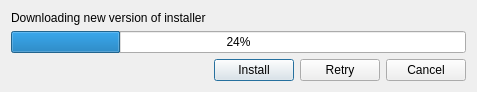
<?xml version="1.0" encoding="UTF-8"?>
<ui version="4.0">
 <class>UpdateDialog</class>
 <widget class="QDialog" name="UpdateDialog">
  <property name="geometry">
   <rect>
    <x>0</x>
    <y>0</y>
    <width>477</width>
    <height>89</height>
   </rect>
  </property>
  <property name="windowTitle">
   <string>Download</string>
  </property>
  <layout class="QVBoxLayout" name="verticalLayout">
   <item>
    <widget class="QLabel" name="label">
     <property name="text">
      <string>Downloading new version of installer</string>
     </property>
    </widget>
   </item>
   <item>
    <widget class="QProgressBar" name="progressBar">
     <property name="value">
      <number>24</number>
     </property>
     <property name="alignment">
      <set>Qt::AlignCenter</set>
     </property>
    </widget>
   </item>
   <item>
    <layout class="QHBoxLayout" name="horizontalLayout">
     <item>
      <spacer name="horizontalSpacer">
       <property name="orientation">
        <enum>Qt::Horizontal</enum>
       </property>
       <property name="sizeHint" stdset="0">
        <size>
         <width>40</width>
         <height>20</height>
        </size>
       </property>
      </spacer>
     </item>
     <item>
      <widget class="QPushButton" name="installButton">
       <property name="text">
        <string>Install</string>
       </property>
      </widget>
     </item>
     <item>
      <widget class="QPushButton" name="retryButton">
       <property name="text">
        <string>Retry</string>
       </property>
      </widget>
     </item>
     <item>
      <widget class="QPushButton" name="cancelButton">
       <property name="text">
        <string>Cancel</string>
       </property>
      </widget>
     </item>
    </layout>
   </item>
  </layout>
 </widget>
 <resources/>
 <connections/>
</ui>
